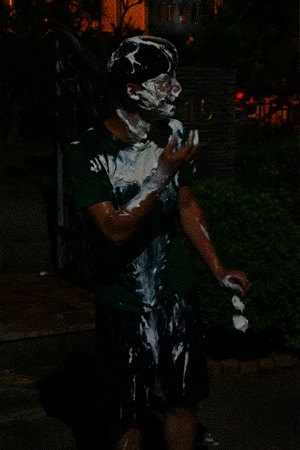
%> input picture data/Input_image_2.bmp, 300 x 450 px
$ octave hw2_2.m   (GNU Octave 9; MATLAB toolbox functions it lacks are replaced by stand-ins)
%> lines starting %> are read from the running program, lines starting %| are printed output that depends on the picture
### code/my_rgb2gray.m
function [ y ] = my_rgb2gray( image )
%MY_RGB2GRAY Summary of this function goes here
%   Detailed explanation goes here

for i = 1:size(image,1)
    for j = 1:size(image,2)
        y(i,j) = 0.299 * image(i,j,1) + 0.587 * image(i,j,2) + 0.114 * image(i,j,3);
    end
end


end

### code/my_histeq.m
function [ HIm ] = my_histeq( GIm )

HIm=uint8(zeros(size(GIm,1),size(GIm,2)));
numofpixels=size(GIm,1)*size(GIm,2);
freq=zeros(256,1);
probf=zeros(256,1);
probc=zeros(256,1);
cum=zeros(256,1);
output=zeros(256,1);

%freq counts the occurrence of each pixel value.
%The probability of each occurrence is calculated by probf.

for i = 1:size(GIm,1)
    for j = 1:size(GIm,2)
        value = GIm(i,j);
        freq(value+1) = freq(value+1) + 1;
        probf(value+1) = freq(value+1) / numofpixels;
    end
end

sum = 0;
no_bins = 255;

%The cumulative distribution probability is calculated.

for i = 1:size(probf)
   sum = sum + freq(i);
   cum(i) = sum;
   probc(i) = cum(i) / numofpixels;
   output(i) = round(probc(i) * no_bins);
end
for i = 1:size(GIm,1)
    for j = 1:size(GIm,2)
        HIm(i,j) = output(GIm(i,j)+1);
    end
end

end

### code/my_imfilter.m
function output = my_imfilter(image, filter)
% This function is intended to behave like the built in function imfilter()
% See 'help imfilter' or 'help conv2'. While terms like "filtering" and
% "convolution" might be used interchangeably, and they are indeed nearly
% the same thing, there is a difference:
% from 'help filter2'
%    2-D correlation is related to 2-D convolution by a 180 degree rotation
%    of the filter matrix.

% Your function should work for color images. Simply filter each color
% channel independently.

% Your function should work for filters of any width and height
% combination, as long as the width and height are odd (e.g. 1, 7, 9). This
% restriction makes it unambigious which pixel in the filter is the center
% pixel.

% Boundary handling can be tricky. The filter can't be centered on pixels
% at the image boundary without parts of the filter being out of bounds. If
% you look at 'help conv2' and 'help imfilter' you see that they have
% several options to deal with boundaries. You should simply recreate the
% default behavior of imfilter -- pad the input image with zeros, and
% return a filtered image which matches the input resolution. A better
% approach is to mirror the image content over the boundaries for padding.

% % Uncomment if you want to simply call imfilter so you can see the desired
% % behavior. When you write your actual solution, you can't use imfilter,
% % filter2, conv2, etc. Simply loop over all the pixels and do the actual
% % computation. It might be slow.
% % output = imfilter(image, filter);


[ r_im c_im ] = size(image);
[ r_fltr c_fltr ] = size(filter);
modi_im = zeros(r_im + r_fltr - 1, c_im + c_fltr - 1);
output = zeros(r_im, c_im);


for i = 1:size(modi_im,1)
    for j = 1:size(modi_im,2)
        if (i == 1) && (j == 1)
            modi_im(i,j) = image(i,j);
        elseif (i == 1) && (j >= 2) && (j <= size(image,2) + 1)
            modi_im(i,j) = image(i,j-1);
        elseif (i == 1) && (j == size(modi_im,2))
            modi_im(i,j) = image(i,j-2);

        elseif (i >= 2) && (i <= size(image,1) + 1) && (j == 1)
            modi_im(i,j) = image(i-1,j);
        elseif (i >= 2) && (i <= size(image,1) + 1) && (j >= 2) && (j <= size(image,2) + 1)
            modi_im(i,j) = image(i-1,j-1);
        elseif (i >= 2) && (i <= size(image,1) + 1) && (j == size(modi_im,2))
            modi_im(i,j) = image(i-1,j-2);

        elseif (i == size(modi_im,1)) && (j == 1)
            modi_im(i,j) = image(i-2,j);
        elseif (i == size(modi_im,1)) && (j >= 2) && (j <= size(image,2) + 1)
            modi_im(i,j) = image(i-2,j-1);
        else
            modi_im(i,j) = image(i-2,j-2);
        end
    end
end

%     modi_R_im = padarray(R_im, [ (r_fltr-1)/2 (c_fltr-1)/2 ], 'symmetric', 'both');
%     modi_G_im = padarray(G_im, [ (r_fltr-1)/2 (c_fltr-1)/2 ], 'symmetric', 'both');
%     modi_B_im = padarray(B_im, [ (r_fltr-1)/2 (c_fltr-1)/2 ], 'symmetric', 'both');

    for i = 1:size(image,1)
        for j = 1:size(image,2)
            output(i,j) = sum(sum(modi_im(i:i+r_fltr-1, j:j+c_fltr-1).*filter));
        end
    end
end


### code/my_fgauss.m
function [ f ] = my_fgauss( sigma )

      hsize = [3, 3];
      h1 = hsize (1)-1; h2 = hsize (2)-1;
      [x, y] = meshgrid(0:h2, 0:h1);
      x = x-h2/2; y = y-h1/2;
      gauss = exp( -( x.^2 + y.^2 ) / (2*sigma^2) );
      f = gauss / sum (gauss (:));

end

### code/hw2_2.m
clc;clear;close all;
input_im = imread('../data/input_image_2.bmp');
%> input_im is the input picture: size 450x300x3 uint8; mean R, G, B 13, 12.3, 8.5
my_gray_input = my_rgb2gray(input_im);
%> after the loop in my_rgb2gray, `for i = 1:size(image,1)`:
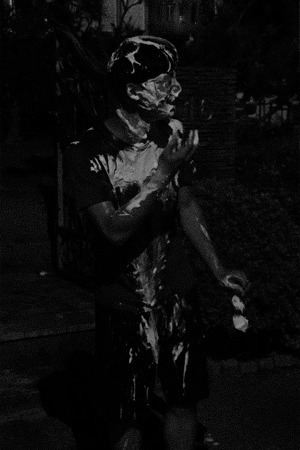
%> y: size 450x300 uint8; min 0, max 162, mean 12
figure, imshow(my_gray_input), title('1. Original Image (Grayscale)');
% figure, imhist(my_gray_input,64);
% log_gray_input = log(double(my_gray_input + 1));
% PQ = paddedsize(size(log_gray_input));
% F = fft2(log_gray_input,PQ(1),PQ(2));
% figure, imshow(fftshift(F), [0 1000]);
% Hp = (1 - lpfilter('gaussian', PQ(1), PQ(2), 100)) + 5;
% figure, imshow(fftshift(Hp), [ ]);
% Gp = Hp.*F;
% figure, imshow(fftshift(Gp), [0 1000]);
% gp = real(ifft2(Gp));
% gpc = gp(1:size(log_gray_input,1), 1:size(log_gray_input,2));
% figure, imshow(gpc, [ ]), title('Homomorphic filter');

he_input = my_histeq(uint8(my_gray_input));
%> after the loop in my_histeq, `for i = 1:size(GIm,1)`: freq = 256 values, max 18662 at index 2, min 0 at index 154, mean 527.3; probf = 256 values, max 0.138 at index 2, min 0 at index 154, mean 0.00391
%> the loop in my_histeq, `for i = 1:size(probf)` made 256 passes
%> sum on passes 1 to 3: 7061, 25723, 38046
%> after the loop in my_histeq, `for i = 1:size(probf)`: cum = 256 values from 7061 to 135000; output = 256 values from 13 to 255; probc = 256 values from 0.0523 to 1; sum = 135000
%> after the loop in my_histeq, `for i = 1:size(GIm,1)`:
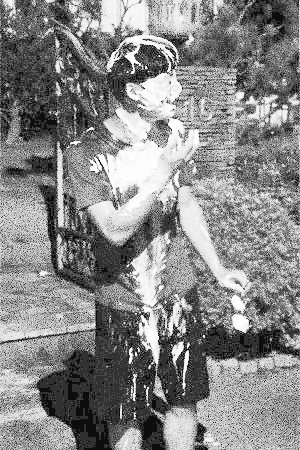
%> HIm: size 450x300 uint8; min 13, max 255, mean 135.1
% he_input = adapthisteq(my_gray_input,'ClipLimit',0.01,'NBins',1024,'Distribution','rayleigh');
% he_input = imadjust(gpc,[0 0.2],[ ],0.3);
figure, imhist(he_input,64);
%> after `imhist(he_input,64)`:
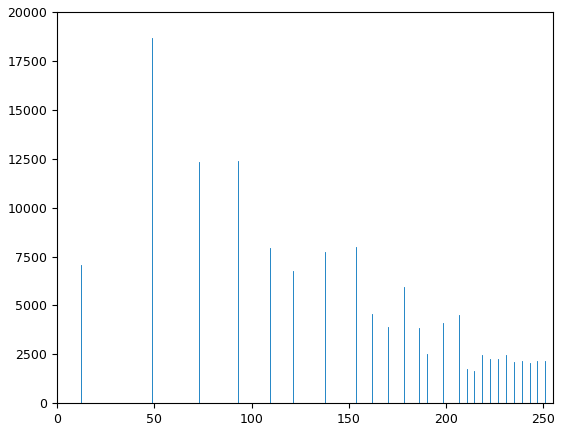
%> figure redrawn from the program's plot data; highest point at x = 48.57, y = 18662
figure, imshow(he_input), title('2. Enhance Contrast Using Histogram Equalization');

fgauss = my_fgauss(1);
g_blurred_im = my_imfilter(he_input,fgauss);
%> after the loop in my_imfilter, `for i = 1:size(modi_im,1)`:
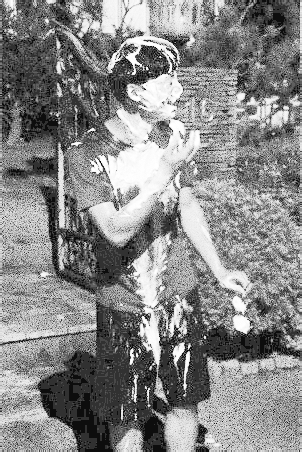
%> modi_im: size 452x302 double; min 13, max 255, mean 135.3
%> after the loop in my_imfilter, `for i = 1:size(image,1)`:
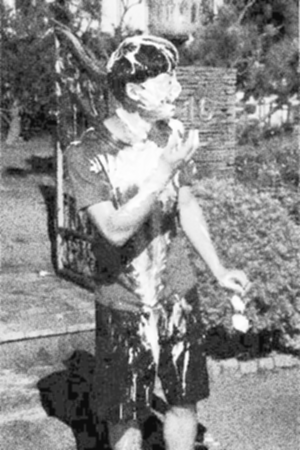
%> output: size 450x300 double; min 13, max 255, mean 135.1; mean of the top-left, top-right, bottom-left and bottom-right quarters 132.9, 147, 118.3, 142.1

% [21 lines of commented-out code are left out]


output_im = input_im;
% [8 lines of commented-out code are left out]

v = g_blurred_im / 255;
output_im = rgb2hsv(input_im);
%> output_im: size 450x300x3 double; mean H, S, V 0.222, 0.6, 0.0593
output_im(:,:,3) = v;
output_im(:,:,2) = output_im(:,:,2) * 0.8;
output_im = hsv2rgb(output_im);
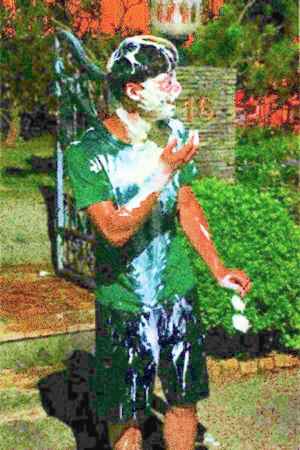
%> output_im: size 450x300x3 double; mean R, G, B 0.433, 0.471, 0.303

figure, imshowpair(input_im, output_im, 'montage'), title('Input Image vs. Output Image');
%> after `imshowpair(input_im, output_im, 'montage')`:
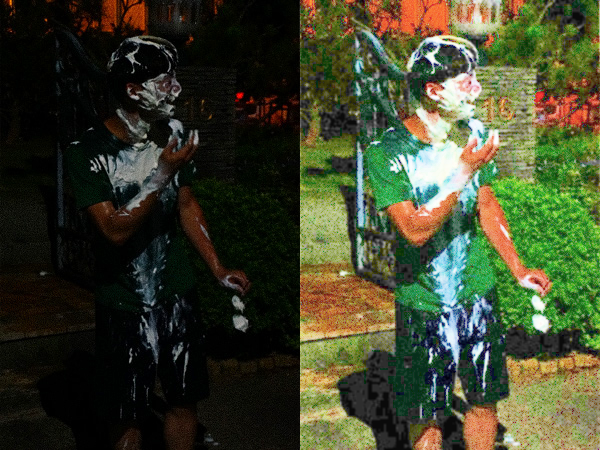
%> displayed picture: size 450x600x3, on the screen's scale of 0 to 255; mean R, G, B 61.9, 66.5, 42.5
imwrite(output_im, 'output_image_2.bmp');

$ run again, with data/Input_image_4.bmp copied over data/Input_image_2.bmp
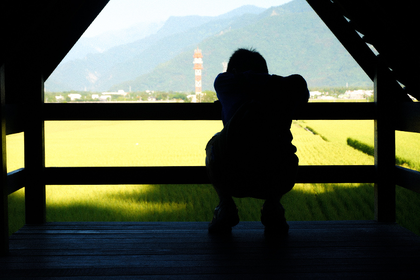
%> input picture data/Input_image_4.bmp, 420 x 280 px, shrunk from 900 x 600 before the run
%> input_im is the input picture: size 280x420x3 uint8; mean R, G, B 80.1, 86.5, 69.7
%> after the loop in my_rgb2gray, `for i = 1:size(image,1)`:
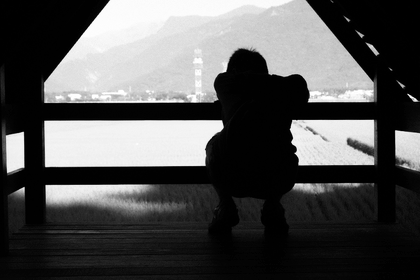
%> y: size 280x420 uint8; min 0, max 255, mean 82.7
%> after the loop in my_histeq, `for i = 1:size(GIm,1)`: freq = 256 values, max 21225 at index 2, min 0 at index 256, mean 459.4; probf = 256 values, max 0.18 at index 2, min 0 at index 256, mean 0.00391
%> the loop in my_histeq, `for i = 1:size(probf)` made 256 passes
%> sum on passes 1 to 3: 14145, 35370, 38724
%> after the loop in my_histeq, `for i = 1:size(probf)`: cum = 256 values from 14145 to 117600; output = 256 values from 31 to 255; probc = 256 values from 0.12 to 1; sum = 117600
%> `imshowpair(input_im, output_im, 'montage')`:
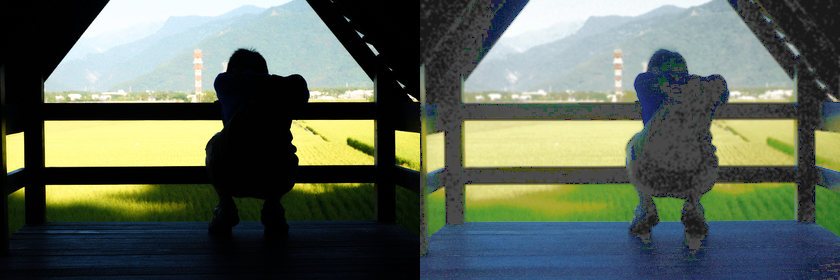
%> displayed picture: size 280x840x3, on the screen's scale of 0 to 255; mean R, G, B 93.7, 103.7, 89

$ run again, with data/Input_image_5.JPG saved as data/Input_image_2.bmp
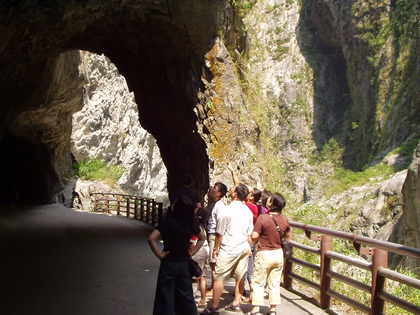
%> input picture data/Input_image_5.JPG, 420 x 315 px, shrunk from 1024 x 768 before the run
%> input_im is the input picture: size 315x420x3 uint8; mean R, G, B 101.5, 90.8, 73.9
%> after the loop in my_rgb2gray, `for i = 1:size(image,1)`:
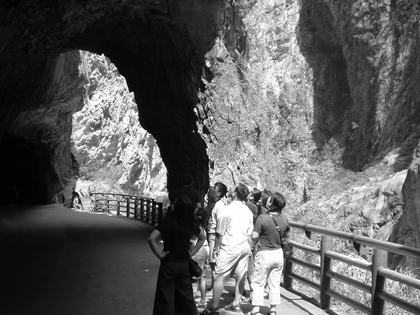
%> y: size 315x420 uint8; min 0, max 255, mean 92.1
%> after the loop in my_histeq, `for i = 1:size(GIm,1)`: freq = 256 values, max 3359 at index 12, min 0 at index 256, mean 516.8; probf = 256 values, max 0.0254 at index 12, min 0 at index 256, mean 0.00391
%> the loop in my_histeq, `for i = 1:size(probf)` made 256 passes
%> sum on passes 1 to 3: 1, 27, 1091
%> after the loop in my_histeq, `for i = 1:size(probf)`: cum = 256 values from 1 to 132300; output = 256 values from 0 to 255; probc = 256 values from 7.56e-06 to 1; sum = 132300
%> `imshowpair(input_im, output_im, 'montage')`:
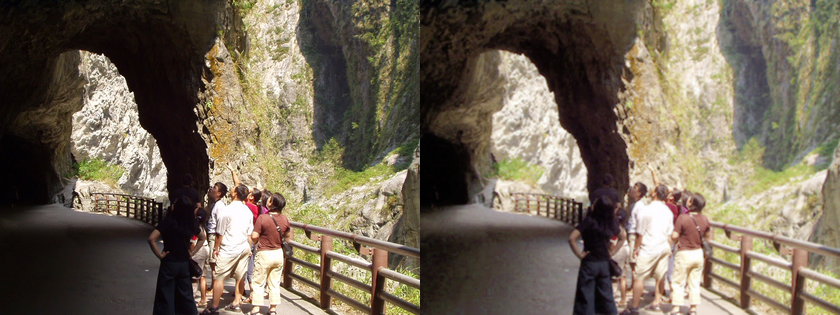
%> displayed picture: size 315x840x3, on the screen's scale of 0 to 255; mean R, G, B 114.5, 103.4, 86.5
